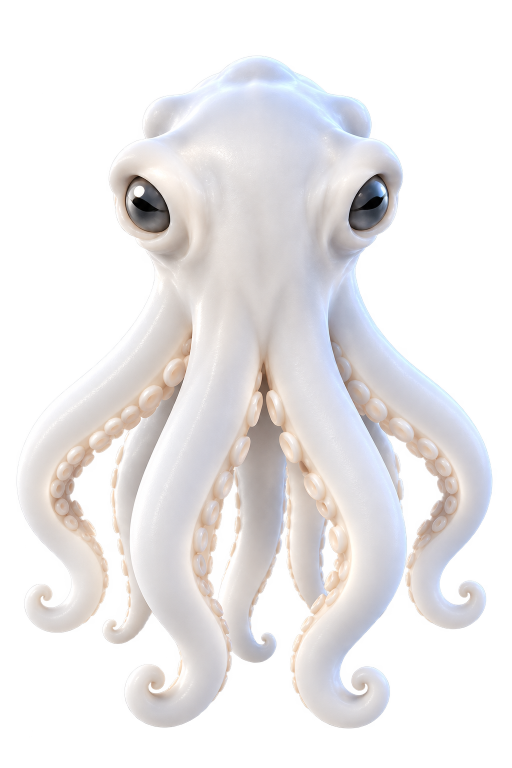
#> input picture docs/prototypes/idle-front-v1/octopus-front-source.png, 1024 x 1536 px, found by its file name (shown at 1/2 size)
$ python pixel_hero.py
#> lines starting #> are read from the running program, lines starting #| are printed output that depends on the picture
#> in faithful, src is the input picture: PIL image 1024x1536 RGBA; mean R, G, B, A 150.8, 148.8, 150.3, 118.7
#!/usr/bin/env python3
"""Pixel versions of Tamago's hero, for owner review (docs/VISUAL_APPROVAL_GATE.md). Not app code.

Three takes on the same approved octopus (Assets/CharacterReference/octopus-v001):
  A  faithful  - the approved front render, reduced to pixels and put on the brand palette
  B  mascot    - 32 x 32 chibi brand character: big head, lidded glossy eyes, blush, smile, one arm waving
  C  hero      - 48 px hand-shaded front view with the real proportions and one gesture (a wave)

B and C are drawn procedurally: shapes are an ellipse head and tapering tentacle tubes (turtle paths that curl at
the tip). Each pixel is lit as a 3D surface (sphere or tube normal against a top-left light) and snapped to five
pearl tones, then outlined. Pillow only, no numpy.

    python3 tools/pixel/pixel_hero.py OUT_DIR
"""
import math
import sys
from pathlib import Path

from PIL import Image

SOURCE = Path('/Volumes/Storage/Projects/TamagoAI-widget-release/docs/prototypes/idle-front-v1/octopus-front-source.png')

PAL = {
    'out': (30, 30, 52),
    't0': (255, 255, 255), 't1': (243, 238, 234), 't2': (222, 213, 209), 't3': (190, 178, 182), 't4': (142, 130, 148),
    'p1': (248, 204, 182), 'p2': (218, 158, 138),
    'eye': (13, 15, 25), 'eye2': (58, 64, 92), 'hi': (255, 255, 255),
    'blush': (246, 158, 160), 'mouth': (96, 54, 72),
}
TONES = ['t0', 't1', 't2', 't3', 't4']
_l = (-0.5, -0.72, 0.62)
_n = math.sqrt(sum(c * c for c in _l))
LIGHT = tuple(c / _n for c in _l)


def tone(nx, ny, nz, shift=0):
    i = nx * LIGHT[0] + ny * LIGHT[1] + nz * LIGHT[2]
    k = 0 if i > 0.86 else 1 if i > 0.56 else 2 if i > 0.3 else 3 if i > 0.08 else 4
    return TONES[min(4, k + shift)]


class Canvas:
    def __init__(self, w, h):
#> after the loop in faithful, `for y in range(height):`: c.col = 74 items
        self.w, self.h = w, h
        self.col = [[None] * w for _ in range(h)]
        self.grp = [[-1] * w for _ in range(h)]
        self.layer = [[-1] * w for _ in range(h)]
        self.n = 0

    def put(self, x, y, c):
        if 0 <= x < self.w and 0 <= y < self.h:
            self.col[y][x] = c

    def ellipse(self, cx, cy, rx, ry, group, shift=0):
        self.n += 1
        for y in range(int(cy - ry) - 1, int(cy + ry) + 2):
            for x in range(int(cx - rx) - 1, int(cx + rx) + 2):
                if not (0 <= x < self.w and 0 <= y < self.h):
                    continue
                u, v = (x + 0.5 - cx) / rx, (y + 0.5 - cy) / ry
                r2 = u * u + v * v
                if r2 <= 1:
                    self.col[y][x] = tone(u, v, math.sqrt(1 - r2), shift)
                    self.grp[y][x], self.layer[y][x] = group, self.n

    def tube(self, pts, r0, r1, group, shift=0, suckers=0):
        """pts: centerline samples; radius tapers r0 -> r1. suckers: +1 / -1 side, 0 none."""
        self.n += 1
        m = len(pts)
        radii = [r1 + (r0 - r1) * (1 - i / (m - 1)) ** 0.9 for i in range(m)]
        xs, ys = [p[0] for p in pts], [p[1] for p in pts]
        for y in range(int(min(ys) - r0) - 1, int(max(ys) + r0) + 2):
            for x in range(int(min(xs) - r0) - 1, int(max(xs) + r0) + 2):
                if not (0 <= x < self.w and 0 <= y < self.h):
                    continue
                px, py = x + 0.5, y + 0.5
                best, bi = 1e9, -1
                for i, (cx, cy) in enumerate(pts):
                    d = math.hypot(px - cx, py - cy) - radii[i]
                    if d < best:
                        best, bi = d, i
                if best <= 0:
                    cx, cy = pts[bi]
                    r = radii[bi]
                    u, v = (px - cx) / r, (py - cy) / r
                    s = min(1.0, u * u + v * v)
                    self.col[y][x] = tone(u, v, math.sqrt(1 - s), shift)
                    self.grp[y][x], self.layer[y][x] = group, self.n
        if suckers:
            step = max(3, int(len(pts) * 0.06))
            for i in range(int(m * 0.55), m - 2, step):
                (ax, ay), (bx, by) = pts[i], pts[min(m - 1, i + 1)]
                dx, dy = bx - ax, by - ay
                dl = math.hypot(dx, dy) or 1
                nx, ny = -dy / dl * suckers, dx / dl * suckers
                r = radii[i]
                if r < 0.9:
                    continue
                sx, sy = int(ax + nx * r * 0.55), int(ay + ny * r * 0.55)
                if 0 <= sx < self.w and 0 <= sy < self.h and self.layer[sy][sx] == self.n:
                    self.col[sy][sx] = 'p1'

    def outline(self):
        inside = lambda x, y: 0 <= x < self.w and 0 <= y < self.h and self.col[y][x] is not None
        edge = []
        for y in range(self.h):
            for x in range(self.w):
                if self.col[y][x] is None and any(inside(x + dx, y + dy) for dx, dy in ((1, 0), (-1, 0), (0, 1), (0, -1))):
                    edge.append((x, y))
        # Inner lines where a front part overlaps a different part behind it.
        inner = []
        for y in range(self.h):
            for x in range(self.w):
                g, l = self.grp[y][x], self.layer[y][x]
                if g < 0:
                    continue
                for dx, dy in ((1, 0), (-1, 0), (0, 1), (0, -1)):
                    X, Y = x + dx, y + dy
                    if 0 <= X < self.w and 0 <= Y < self.h and self.grp[Y][X] >= 0 and self.grp[Y][X] != g and self.layer[Y][X] < l:
                        inner.append((X, Y))
#> after the loop, inner = []
        for x, y in edge:
            self.col[y][x] = 'out'
        for x, y in inner:
            if self.col[y][x] not in ('eye', 'hi', 'eye2'):
                self.col[y][x] = 't3' if self.col[y][x] in ('t0', 't1', 't2') else 't4'
#> this loop made 0 passes

    def eye(self, cx, cy, rx, ry, lid=0.38, look=(0.0, 0.0)):
        """Glossy dark sphere, heavy upper lid (CREATURE_SPEC: no pupil shape; lid aperture + gaze)."""
        for y in range(int(cy - ry) - 1, int(cy + ry) + 2):
            for x in range(int(cx - rx) - 1, int(cx + rx) + 2):
                u, v = (x + 0.5 - cx) / rx, (y + 0.5 - cy) / ry
                if u * u + v * v <= 1:
                    self.put(x, y, 'eye2' if (u - look[0]) * 0.6 + (v - look[1]) > 0.62 else 'eye')
        lid_y = cy - ry + lid * 2 * ry
        for y in range(int(cy - ry) - 1, int(lid_y) + 1):
            for x in range(int(cx - rx) - 1, int(cx + rx) + 2):
                u, v = (x + 0.5 - cx) / rx, (y + 0.5 - cy) / ry
                if u * u + v * v <= 1.05 and y + 0.5 <= lid_y:
                    self.put(x, y, 't2' if y + 1.5 <= lid_y else 'out')
        hx = int(cx - rx * 0.45 + look[0] * rx * 0.3)
        hy = int(lid_y) + 1
        self.put(hx, hy, 'hi')
        if rx >= 3:
            self.put(hx + 1, hy, 'hi')
            self.put(hx, hy + 1, 'hi')
        if rx >= 2.5:
            self.put(int(cx + rx * 0.35), int(cy + ry * 0.45), 't3')

    def image(self, scale=1, bg=None):
        im = Image.new('RGBA', (self.w, self.h), (0, 0, 0, 0) if bg is None else bg + (255,))
        px = im.load()
        for y in range(self.h):
            for x in range(self.w):
                c = self.col[y][x]
                if c is not None:
                    px[x, y] = PAL[c] + (255,)
        return im.resize((self.w * scale, self.h * scale), Image.NEAREST) if scale > 1 else im


def turtle(x, y, heading, segs, step=0.25):
    """Centerline: from (x, y), heading in degrees (0 = right, 90 = down); segs = [(length, degrees per px)]."""
#> called with x = 14, y = 21, heading = 122, step = 0.25
    pts = [(x, y)]
    for length, curve in segs:
        for _ in range(int(length / step)):
            heading += curve * step
            x += math.cos(math.radians(heading)) * step
            y += math.sin(math.radians(heading)) * step
            pts.append((x, y))
    return pts


def mirror(segs):
    return [(l, -c) for l, c in segs]


def arm(c, x, y, side, spread, length, group, r=2.8, shift=0, bend=3.0, sway=5.0, curl=26.0, suckers=True, tip=0.55):
    """One hanging arm: bends in, swings out, and curls its tip outward (side -1 = left, +1 = right)."""
    segs = [(length * 0.42, side * bend), (length * 0.33, -side * sway), (length * 0.25, -side * curl)]
    c.tube(turtle(x, y, 90 - side * spread, segs), r, tip, group, shift, suckers=-side if suckers else 0)
#> call 2 of faithful, with height = 96, crisp_eyes = False, pad_right = 16, pad_top = 4
#> in faithful (call 2), `small_a = a.resize((w, height), Image.BOX)`:
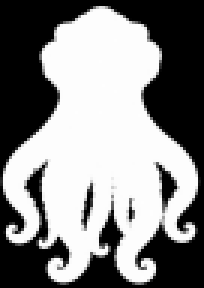
#> small_a: PIL image 68x96 L (shown 3 times larger); min 0, max 254, mean 134.9
#> in faithful (call 2), `small = Image.composite(src.convert('RGB'), Image.new('RGB', src.size,..`:
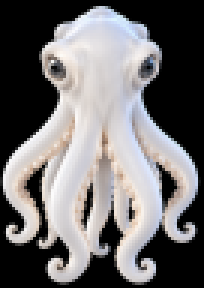
#> small: PIL image 68x96 RGB (shown 3 times larger); mean R, G, B 112.9, 110.4, 111.1
#> after the loop in faithful (call 2), `for y in range(height):`: c.col = 102 items


# ── C: hero: the approved art at 96 px, made a character: expressive eyes, a small smile, a wave ──────────
def hero():
    def wave(c):
        e = eye_boxes(c)[1]
#> e = (48, 23, 51, 30)
        x0, y0 = e[2] + 3, e[3] + 16
#> x0 = 54; y0 = 46
        c.tube(turtle(x0, y0, -25, [(9, -2), (8, -6), (9, -34)]), 3.4, 0.8, 50, 0, suckers=1)
    c = faithful(96, before_outline=wave, pad_right=16, pad_top=4)
    (lx0, ly0, lx1, ly1), (rx0, ry0, rx1, ry1) = eye_boxes(c)
#> lx0 = 17; ly0 = 24; lx1 = 22; ly1 = 30; rx0 = 48; ry0 = 23; rx1 = 51; ry1 = 30
    for x0, y0, x1, y1 in ((lx0, ly0, lx1, ly1), (rx0, ry0, rx1, ry1)):
        cx, cy = (x0 + x1 + 1) / 2, (y0 + y1 + 1) / 2
        c.eye(cx, cy, (x1 - x0 + 1) / 2 * 1.3, (y1 - y0 + 1) / 2 * 1.35, lid=0.36, look=(0.2, 0.15))
#> this loop made 2 passes
#> (x0, y0, x1, y1, cx, cy, lid_y in eye) on passes 1 to 2: (17, 24, 22, 30, 20, 27.5, 26.18), (48, 23, 51, 30, 50, 27, 25.49)
    # A small, closed smile between and below the eyes, and a touch of warmth under each eye.
    mx, my = round((lx1 + rx0) / 2), max(ly1, ry1) + 4
#> mx = 35; my = 34
    for x, y in ((mx - 2, my - 1), (mx - 1, my), (mx, my), (mx + 1, my), (mx + 2, my - 1)):
        c.put(x, y, 'mouth')
#> this loop made 5 passes
    for x0, x1, y in ((lx0 - 1, lx1 - 1, ly1 + 3), (rx0 + 1, rx1 + 1, ry1 + 3)):
        for x in range(x0 + 1, x1):
            c.put(x, y, 'blush')
#> this loop made 2 passes
#> (x0, x1) on passes 1 to 2: (16, 21), (49, 52)
#> the loop `for name, c in items:` made 3 passes
#> name on passes 1 to 3: 'A-faithful', 'B-mascot', 'C-hero'
#> pass 1, `c.image(10).save(out / f'{name}@10x.png')`:
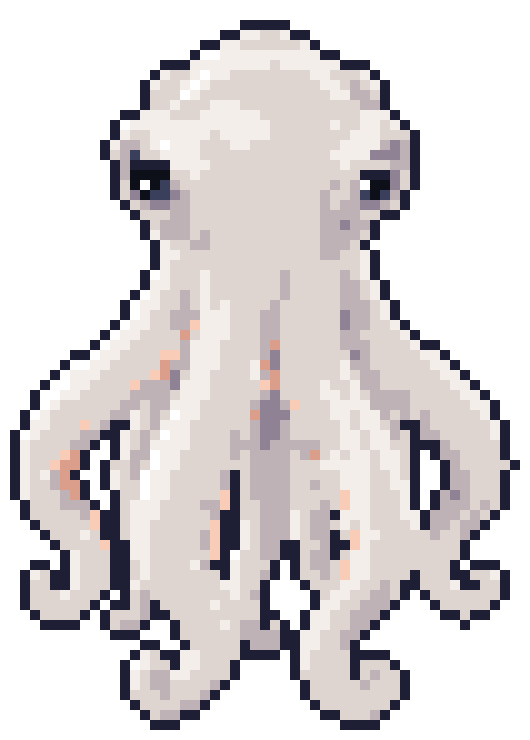
#> saved as A-faithful@10x.png: PIL image 530x740 RGBA; mean R, G, B, A 110.7, 106.1, 106.8, 148; transparent parts drawn white
    return c


def eye_boxes(c):
    """Bounding boxes of the dark eye pixels, left eye then right."""
    boxes = []
    for half in (range(0, c.w // 2), range(c.w // 2, c.w)):
        pts = [(x, y) for y in range(c.h) for x in half if c.col[y][x] in ('eye', 'eye2')]
        xs, ys = [p[0] for p in pts], [p[1] for p in pts]
        boxes.append((min(xs), min(ys), max(xs), max(ys)))
    return boxes


# ── B: mascot, 32 x 32 ──────────────────────────────────────────────────────────────────────────────────────
def mascot():
    c = Canvas(38, 38)
    arm(c, 14, 21, -1, 32, 13, 1, r=2.2, shift=1, sway=8, curl=60, suckers=False, tip=0.9)
    arm(c, 22, 21, 1, 32, 13, 2, r=2.2, shift=1, sway=8, curl=60, suckers=False, tip=0.9)
    arm(c, 16, 22, -1, 8, 14, 3, r=2.4, sway=6, curl=60, suckers=False, tip=0.9)
    arm(c, 20, 22, 1, 8, 14, 4, r=2.4, sway=6, curl=60, suckers=False, tip=0.9)
    c.ellipse(18, 12.5, 11, 10.5, 0)
    c.ellipse(18, 20, 6.5, 3.2, 0)
    c.outline()
    # Waving arm, raised at the left, in front: drawn on top with its own outline.
    w = Canvas(c.w, c.h)
    w.tube(turtle(8, 21, 205, [(4, 8), (4, 14), (4, 60)]), 2.2, 0.9, 9, 0)
    w.outline()
    for y in range(c.h):
        for x in range(c.w):
            if w.col[y][x] is not None and (w.col[y][x] != 'out' or c.col[y][x] is None):
                c.col[y][x] = w.col[y][x]
    c.eye(13.5, 13.5, 2.9, 3.4, lid=0.34, look=(0.15, 0.1))
    c.eye(22.5, 13.5, 2.9, 3.4, lid=0.34, look=(0.15, 0.1))
    for x, y in ((10, 18), (11, 18), (25, 18), (24, 18)):
        c.put(x, y, 'blush')
    for x, y in ((17, 18), (18, 18), (16, 17), (19, 17)):
        c.put(x, y, 'mouth')
    return c


# ── A: faithful, from the approved front render ────────────────────────────────────────────────────────────
def faithful(height=72, before_outline=None, crisp_eyes=False, pad_right=0, pad_top=0):
    src = Image.open(SOURCE).convert('RGBA')
    src = src.crop(src.getchannel('A').getbbox())
    w = round(src.width * height / src.height)
    # Premultiply before shrinking so the dark background doesn't bleed into edge colours.
    r, g, b, a = src.split()
    pre = Image.merge('RGB', [Image.eval(Image.merge('LA', (ch, a)).convert('RGBA').split()[0], lambda v: v) for ch in (r, g, b)])
    small_a = a.resize((w, height), Image.BOX)
    small = Image.composite(src.convert('RGB'), Image.new('RGB', src.size, (0, 0, 0)), a).resize((w, height), Image.BOX)
    c = Canvas(w + 2 + pad_right, height + 2 + pad_top)
    palette = [(k, PAL[k]) for k in TONES + ['p1', 'p2', 'eye', 'eye2']]
    for y in range(height):
        for x in range(w):
            al = small_a.getpixel((x, y))
            if al < 140:
                continue
            rr, gg, bb = (min(255, round(v * 255 / al)) for v in small.getpixel((x, y)))
            # Nearest palette entry, with extra weight on warmth so suckers land on the peach tones.
            best = min(palette, key=lambda kv: (kv[1][0] - rr) ** 2 + (kv[1][1] - gg) ** 2 * 1.3 + (kv[1][2] - bb) ** 2
                       + (0 if kv[0][0] != 'p' or rr - bb > 22 else 4000))
            c.col[y + 1 + pad_top][x + 1] = best[0]
            c.grp[y + 1 + pad_top][x + 1] = 0
    if before_outline:
        before_outline(c)
    c.outline()
    if crisp_eyes:
        # The render's eyes blur to grey-blue blobs at this size: redraw them as glossy spheres, same size.
        for x0, y0, x1, y1 in eye_boxes(c):
            c.eye((x0 + x1 + 1) / 2, (y0 + y1 + 1) / 2, (x1 - x0 + 1) / 2, (y1 - y0 + 1) / 2, lid=0.4, look=(0.15, 0.1))
    return c


def sheet(items, out, scale, bg):
#> called with scale = 8, bg = (9, 10, 14)
    pad, label_h = 6 * scale, 0
    w = sum(i.w for _, i in items) * scale + pad * (len(items) + 1)
#> w = 1608
    h = max(i.h for _, i in items) * scale + pad * 2
#> h = 912
    im = Image.new('RGBA', (w, h), bg + (255,))
    x = pad
    for _, c in items:
        img = c.image(scale)
        im.alpha_composite(img, (x, h - pad - img.height))
        x += img.width + pad
#> this loop made 3 passes
#> x on passes 1 to 3: 520, 872, 1608
#> pass 3, in sheet, `img = c.image(scale)`:
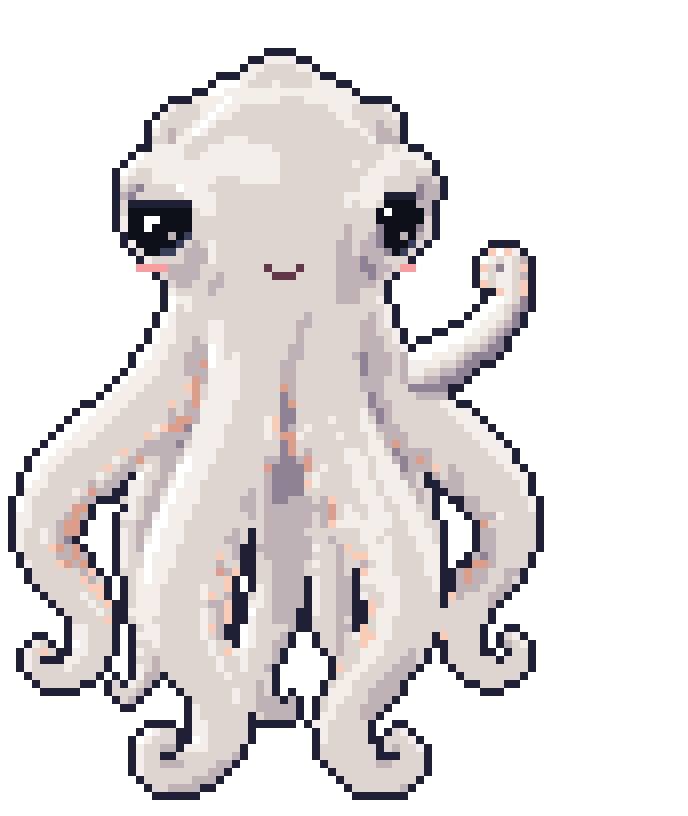
#> img: PIL image 688x816 RGBA; mean R, G, B, A 89.8, 85.9, 86.3, 118.4; transparent parts drawn white
#> after the loop:
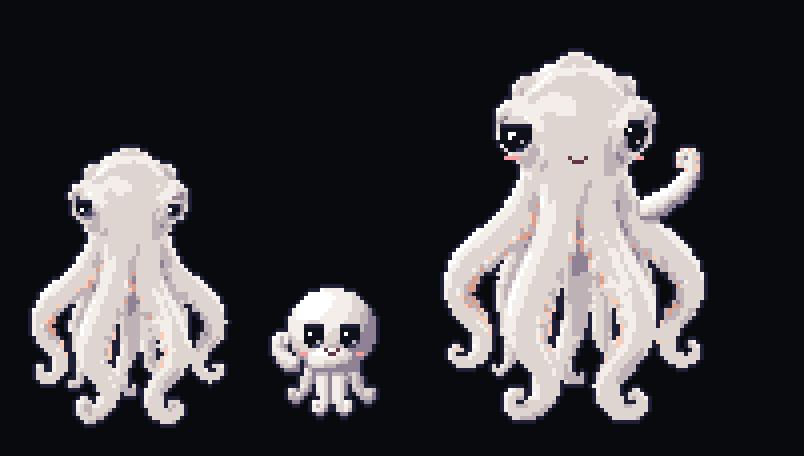
#> im: PIL image 1608x912 RGBA (shown at 1/2 size); mean R, G, B, A 64.5, 62.8, 66, 255
#> after the loop, x = 1608
    im.save(out)


if __name__ == '__main__':
    out = Path(sys.argv[1] if len(sys.argv) > 1 else '.')
    out.mkdir(parents=True, exist_ok=True)
    items = [('A-faithful', faithful(crisp_eyes=True)), ('B-mascot', mascot()), ('C-hero', hero())]
    for name, c in items:
        c.image().save(out / f'{name}.png')                 # 1x, transparent: the real asset
        c.image(10).save(out / f'{name}@10x.png')           # for looking at
    sheet(items, out / 'sheet-dark.png', 8, (9, 10, 14))
    sheet(items, out / 'sheet-light.png', 8, (236, 233, 240))
#> call 2 of sheet, with scale = 8, bg = (236, 233, 240)
#> in sheet (call 2), `im = Image.new('RGBA', (w, h), bg + (255,))`:
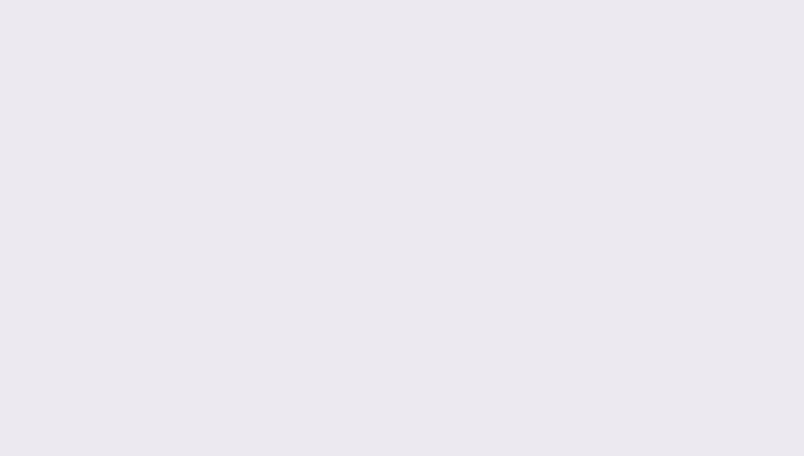
#> im: PIL image 1608x912 RGBA (shown at 1/2 size); mean R, G, B, A 236, 233, 240, 255
#> the loop in sheet (call 2), `for _, c in items:` made 3 passes
#> after the loop in sheet (call 2), `for _, c in items:`:
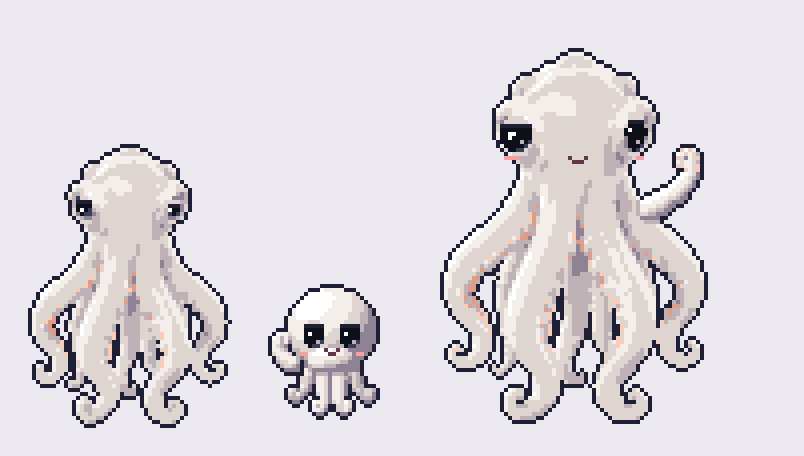
#> im: PIL image 1608x912 RGBA (shown at 1/2 size); mean R, G, B, A 221.8, 217.3, 222.6, 255
    print('wrote', out)
